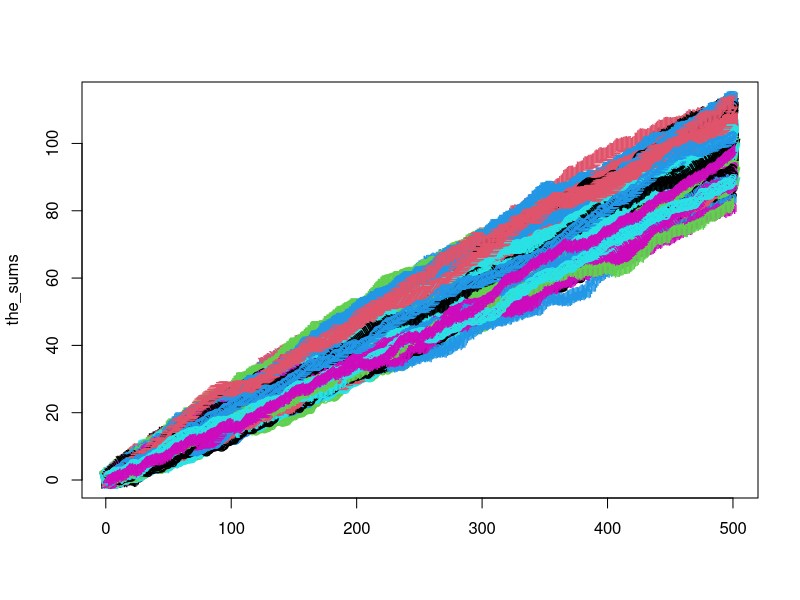
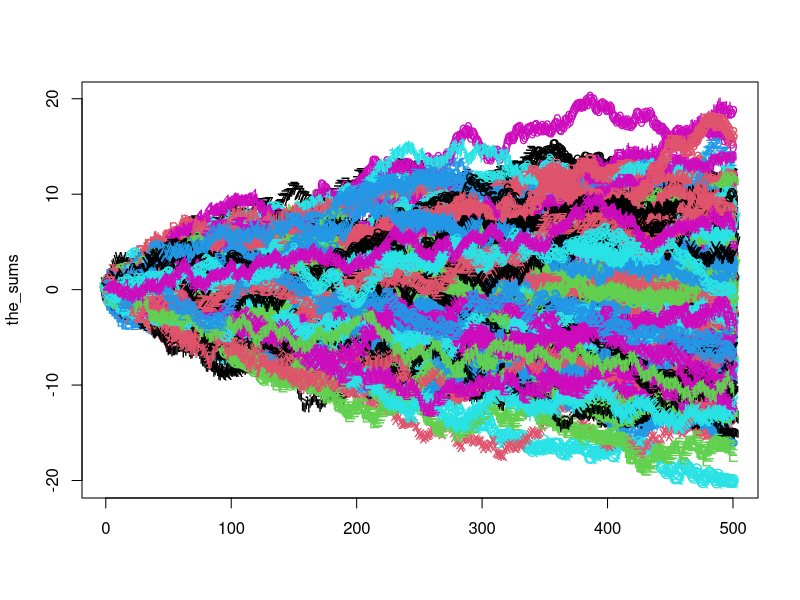

Recreate these plots in R, in order.
set.seed(42, kind="Mersenne-Twister")

the_matrix <- matrix(rnorm(500*252, 0.2, 0.3),
                     nrow = 500,
                     ncol = 252)
the_sums <- apply(the_matrix, 2, cumsum)
matplot(the_sums)

the_matrix <- matrix(rnorm(500*252, 0, 0.3),
                     nrow = 500,
                     ncol = 252)
the_sums <- apply(the_matrix, 2, cumsum)
matplot(the_sums)